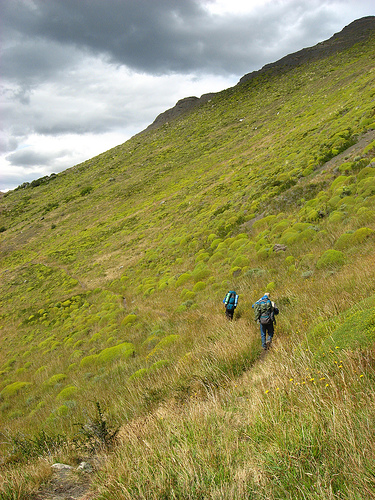
#> input picture gambar_dataset/374176648.jpg, 375 x 500 px, found by its file name
$ jupyter execute translate.ipynb   (shell and % lines are left out)
#> lines starting #> are read from the running program, lines starting #| are printed output that depends on the picture
<a href="https://colab.research.google.com/github/hanifnurf/TubesTKC_FlickrImage/blob/main/opencv_basic/translate.ipynb" target="_parent"></a>

[cell 1]
import wget
url = "https://github.com/hanifnurf/TubesTKC_FlickrImage/blob/main/gambar_dataset/374176648.jpg?raw=true"
wget.download(url)

[cell 2]
# import the necessary packages
from matplotlib import pyplot as plt
import numpy as np
import argparse
import imutils
import cv2

[cell 3]
def plt_imshow(title, image):
	# convert the image frame BGR to RGB color space and display it
	image = cv2.cvtColor(image, cv2.COLOR_BGR2RGB)
	plt.imshow(image)
	plt.title(title)
	plt.grid(False)
	plt.show()

[cell 4]
# since we are using Jupyter Notebooks we can replace our argument
# parsing code with *hard coded* arguments and values
args = {
	"image": "374176648.jpg"
}

[cell 5]
# load the image and display it to our screen
image = cv2.imread(args["image"])
#> image is the input picture: shape (500, 375, 3); mean B, G, R 86.8, 144, 147.7
plt_imshow("Original", image)

# shift the image 25 pixels to the right and 50 pixels down
M = np.float32([[1, 0, 25], [0, 1, 50]])
shifted = cv2.warpAffine(image, M, (image.shape[1], image.shape[0]))
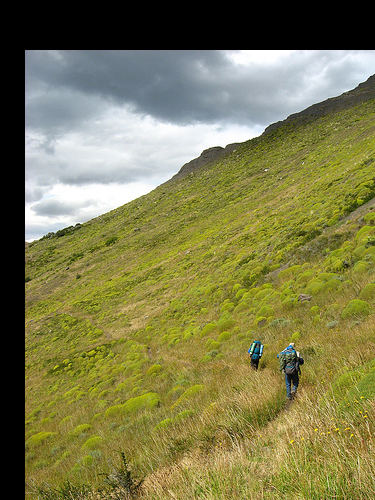
#> shifted: shape (500, 375, 3); mean B, G, R 77, 123.6, 126
plt_imshow("Shifted Down and Right", shifted)

[cell 6]
# now, let's shift the image 50 pixels to the left and 90 pixels
# up by specifying negative values for the x and y directions,
# respectively
M = np.float32([[1, 0, -50], [0, 1, -90]])
shifted = cv2.warpAffine(image, M, (image.shape[1], image.shape[0]))
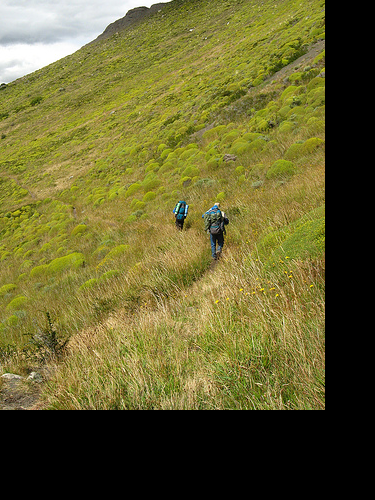
#> shifted: shape (500, 375, 3); mean B, G, R 47.4, 98.7, 103.7
plt_imshow("Shifted Up and Left", shifted)

[cell 7]
# use the imutils helper function to translate the image 100 pixels
# down in a single function call
shifted = imutils.translate(image, 0, 100)
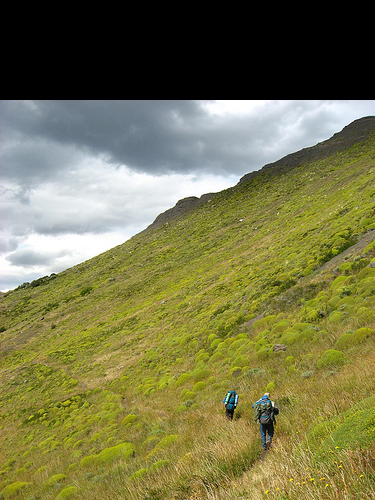
#> shifted: shape (500, 375, 3); mean B, G, R 74.3, 118, 119.6
plt_imshow("Shifted Down", shifted)

$ run again, with gambar_dataset/58363928.jpg copied over gambar_dataset/374176648.jpg
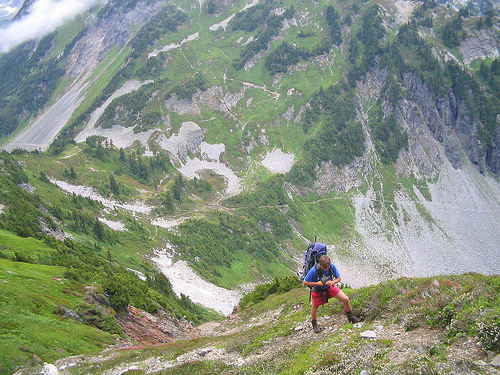
#> input picture gambar_dataset/58363928.jpg, 500 x 375 px, found by its file name
#> image is the input picture: shape (375, 500, 3); mean B, G, R 127.5, 144.6, 134.5
#> `shifted = cv2.warpAffine(image, M, (image.shape[1], image.shape[0]))`:
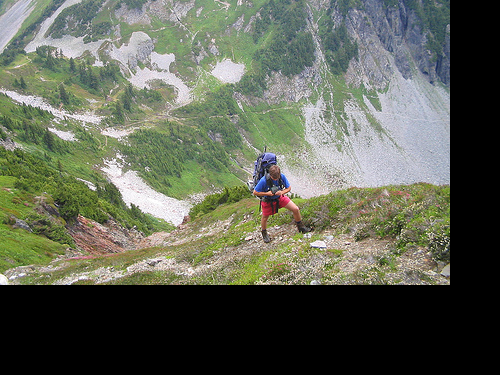
#> shifted: shape (375, 500, 3); mean B, G, R 85.4, 99.7, 95.1
#> `shifted = imutils.translate(image, 0, 100)`:
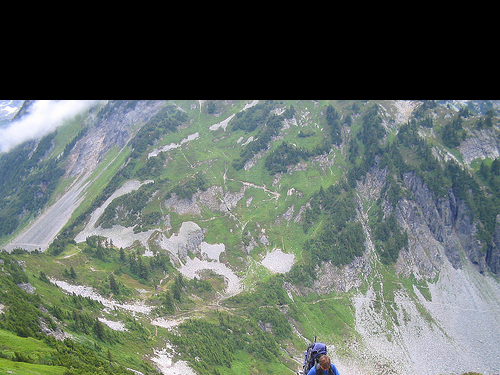
#> shifted: shape (375, 500, 3); mean B, G, R 101.1, 107.6, 97.9
